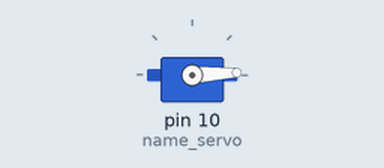
A sketch run on a simulated Arduino Uno, built with avr-gcc and run on an emulated ATmega328P. On the bench: servo.

Above: at 0.05 s.
At 0.9 s:
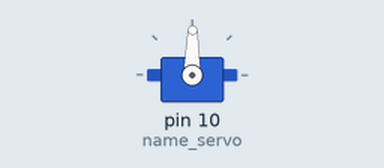
At 1.75 s:
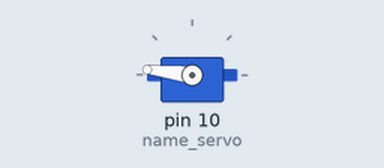
At 3.45 s:
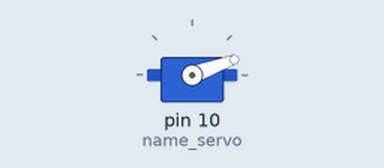
Timing chart, 0 to 8.4 s (numbered marks = the images above):
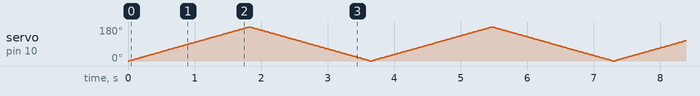

The sketch:

servo1.ino
```cpp
#include <AFMotor.h>

#include <Servo.h>            // Add library


Servo name_servo;               // Define any servo name

int servo_position = 0 ;

void setup() {

name_servo.attach (10);          // Define the servo signal pins

}

void loop() {
 for (servo_position = 0; servo_position <=180; servo_position +=1){

    name_servo.write(servo_position);
    delay(10);
  }

  for (servo_position=180; servo_position >= 0; servo_position -=1){

    name_servo.write(servo_position);
    delay(10);
  }
}
```
